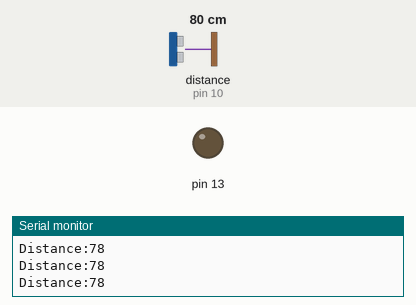
This sketch was run on a simulated Arduino Uno, built with avr-gcc and run on an emulated ATmega328P. On the bench: output pins drawn as LEDs (lit = HIGH), the last lines printed to the serial monitor. Wiring (inferred from the names in the program): ultrasonic range finder: trigger pin 9; echo pin 10. The inputs (shaded band) are chosen by the test bench; at power-on: distance to the obstacle (sensor on pin 10) 80 cm. The echo pulse lasts 58.3 µs per cm; pins used as bus, display or sensor lines are not drawn.

Above: at 1.2 s.
1.3 s: distance to the obstacle (sensor on pin 10) set to 23 cm
2.8 s: distance to the obstacle (sensor on pin 10) set to 19 cm
At 3.8 s:
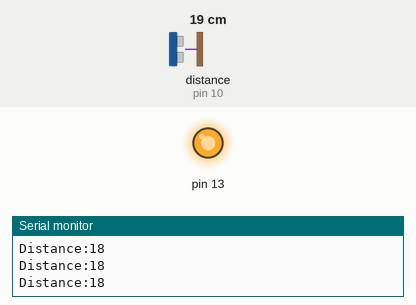
4.4 s: distance to the obstacle (sensor on pin 10) set to 35 cm
At 4.8 s:
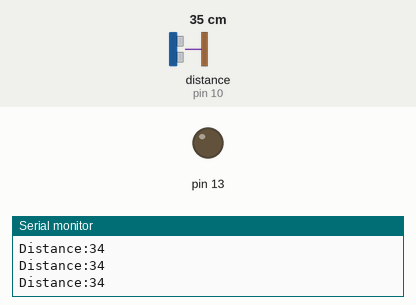
5.9 s: distance to the obstacle (sensor on pin 10) set to 9 cm
At 6.2 s:
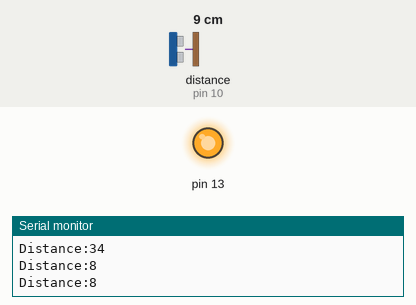
Timing chart, 0 to 8.4 s (numbered marks = the images above; inputs shaded):
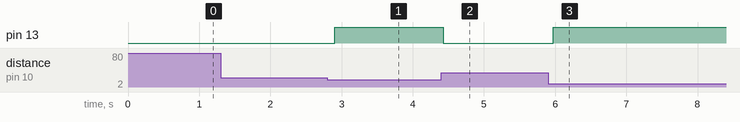

Measured:
- the behaviour switches between 21 and 20 cm on distance to the obstacle (sensor on pin 10) (found by bisection; images 0 and 1)
- after the input at 2.8 s, pin 13: LOW → HIGH after 0.10 s
- after the input at 4.4 s, pin 13: HIGH → LOW at once
- after the input at 5.9 s, pin 13: LOW → HIGH after 0.07 s

The sketch:

shiny_luulia_jaagub1__2_.ino
```cpp
const int trigPin=9;
const int echoPin=10;
long duration;
int distance;
void setup()
{
  pinMode(13,OUTPUT);
  pinMode(trigPin,OUTPUT);
  pinMode(echoPin,INPUT);
  Serial.begin(9600);
}

void loop()
{
  digitalWrite(trigPin, LOW);
  delayMicroseconds(2);
 digitalWrite(trigPin,HIGH);
  delayMicroseconds(10);
  digitalWrite(trigPin,LOW);
  duration=pulseIn(echoPin,HIGH);
  distance=duration*0.034/2;
  if(distance<20){
    digitalWrite(13,HIGH);
  delay(100);}
   else
  {
    digitalWrite(13,LOW);
   delay(100);
   }
  Serial.print("Distance:");
  Serial.println(distance);
}
```
